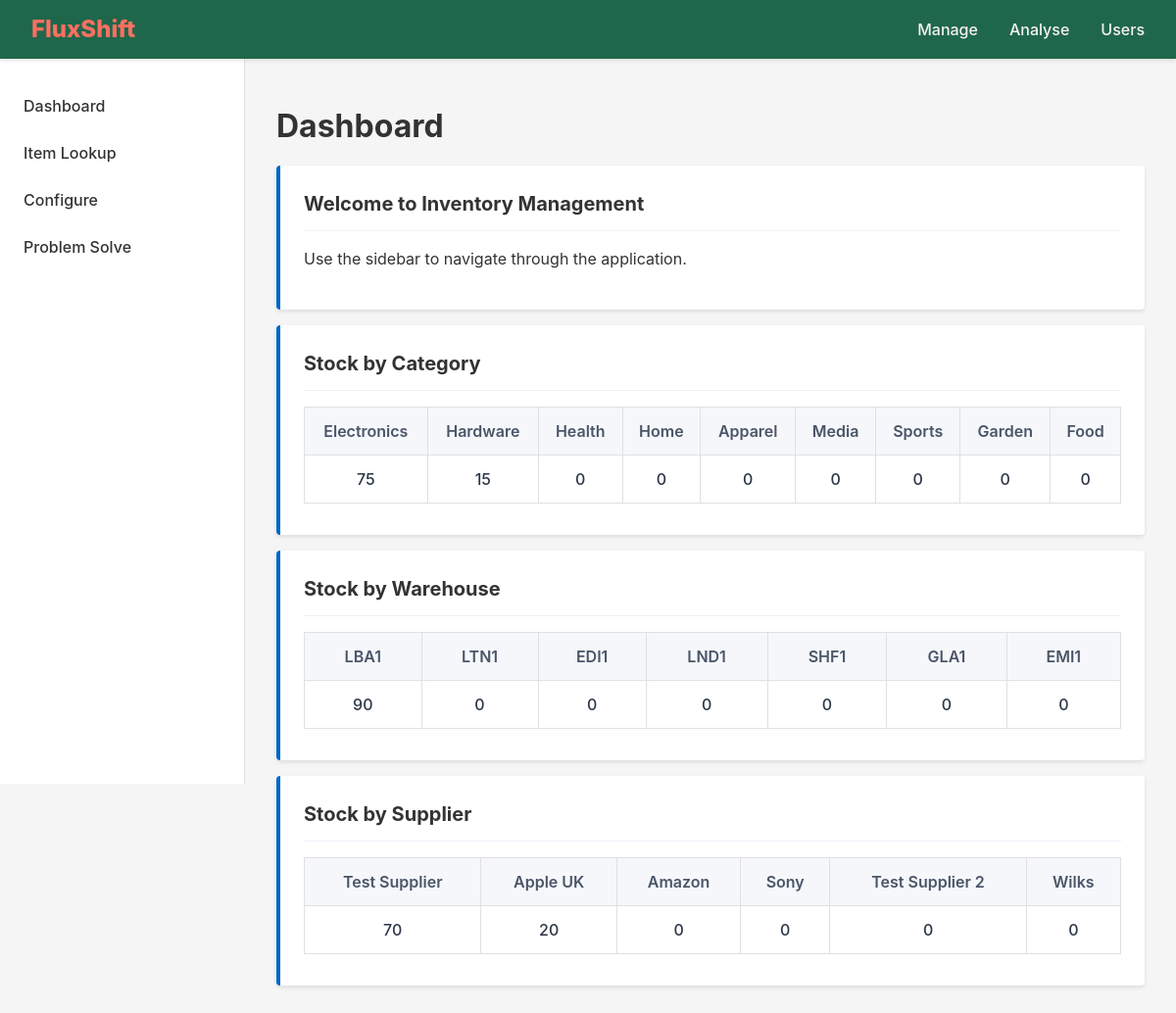
The app's page /, older data.
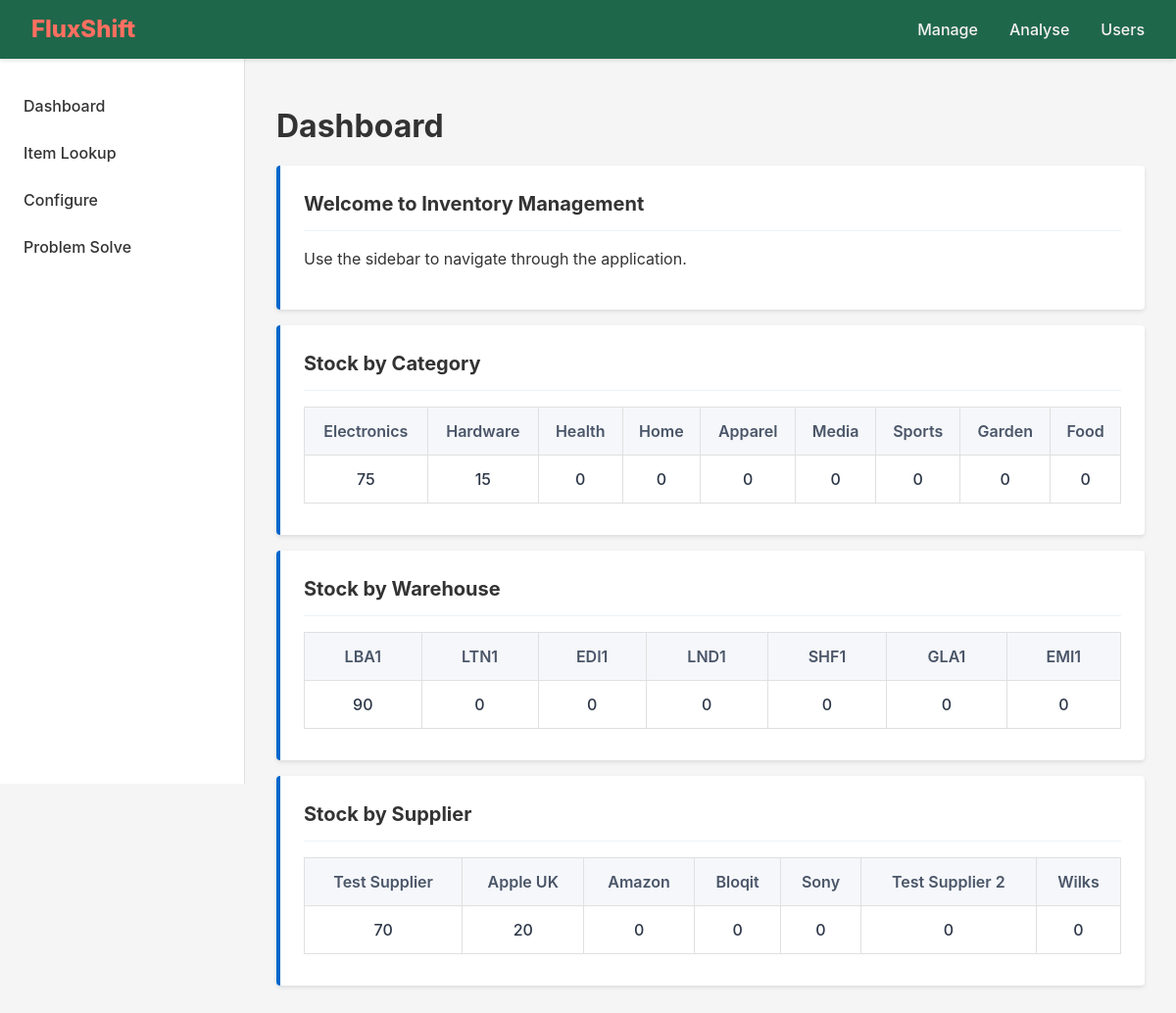
The same page, newer data.
### core/models.py (models this page shows, shortened)
class Category(models.Model):
    category_name = models.CharField(max_length=50, unique=True)
    class Meta:
        verbose_name_plural = "Categories"

class Warehouse(models.Model):
    warehouse_name = models.CharField(max_length=50)
    street_address = models.CharField(max_length=120)
    postcode = models.CharField(max_length=8)
    class Meta:
        verbose_name_plural = "Warehouses"

class Supplier(models.Model):
    supplier_name = models.CharField(max_length=100, unique=True)
    contact_email = models.EmailField(unique=True)
    class Meta:
        verbose_name_plural = "Suppliers"

### core/views.py (the view)
# urls.py: path("", views.DashboardView.as_view(), name="dashboard-page"), # Home page
class DashboardView(View):
    template_name = "core/index.html"
    def get_category_summaries(self):
        return (
            Category.objects
            .annotate(total_quantity=Coalesce(Sum("items__stock_levels__quantity"), 0))
            .order_by("-total_quantity")
        )
    def get_warehouse_summaries(self):
        return (
            Warehouse.objects
            .annotate(total_quantity=Coalesce(Sum("bins__stock_levels__quantity"), 0))
            .order_by("-total_quantity")
        )
    def supplier_summaries(self):
        return (
            Supplier.objects
            .annotate(total_quantity=Coalesce(Sum("items__stock_levels__quantity"), 0))
            .order_by("-total_quantity")
        )
    def get(self, request):
        context = {
            "category_summaries": self.get_category_summaries(),
            "warehouse_summaries": self.get_warehouse_summaries(),
            "supplier_summaries": self.supplier_summaries(),
        }
        return render(request, self.template_name, context)

### core/templates/core/index.html (shortened to what this page needs)
{% extends "base.html" %}
{% load static %}
{% block css_files %}
  <link rel="stylesheet" href="{% static 'core/core.css' %}">
{% endblock %}
{% block content %}
<h1>Dashboard</h1>
<div class="card-admin">
  <h2>Welcome to Inventory Management</h2>
  <p>Use the sidebar to navigate through the application.</p>
</div>
<div class="card-admin">
  <h2>Stock by Category</h2>
  <table class="stock-table">
    <thead>
      <tr>
        {% for c in category_summaries %}
          <th>{{ c.category_name }}</th>
        {% endfor %}
      </tr>
    </thead>
    <tbody>
      <tr>
        {% for c in category_summaries %}
          <td>{{ c.total_quantity }}</td>
        {% endfor %}
      </tr>
    </tbody>
  </table>
</div>
<div class="card-admin">
  <h2>Stock by Warehouse</h2>
  <table class="stock-table">
    <thead>
      <tr>
        {% for w in warehouse_summaries %}
          <th>{{ w.warehouse_name }}</th>
        {% endfor %}
      </tr>
    </thead>
    <tbody>
      <tr>
        {% for w in warehouse_summaries %}
          <td>{{ w.total_quantity }}</td>
        {% endfor %}
      </tr>
    </tbody>
  </table>
</div>
<div class="card-admin">
  <h2>Stock by Supplier</h2>
  <table class="stock-table">
    <thead>
      <tr>
        {% for s in supplier_summaries %}
          <th>{{ s.supplier_name }}</th>
        {% endfor %}
      </tr>
    </thead>
    <tbody>
      <tr>
        {% for s in supplier_summaries %}
          <td>{{ s.total_quantity }}</td>
        {% endfor %}
      </tr>
    </tbody>
  </table>
</div>
{% endblock %}

Row changes from the older to the newer data that the page shows:
added Supplier: supplier_name "Bloqit", total_quantity "0"
